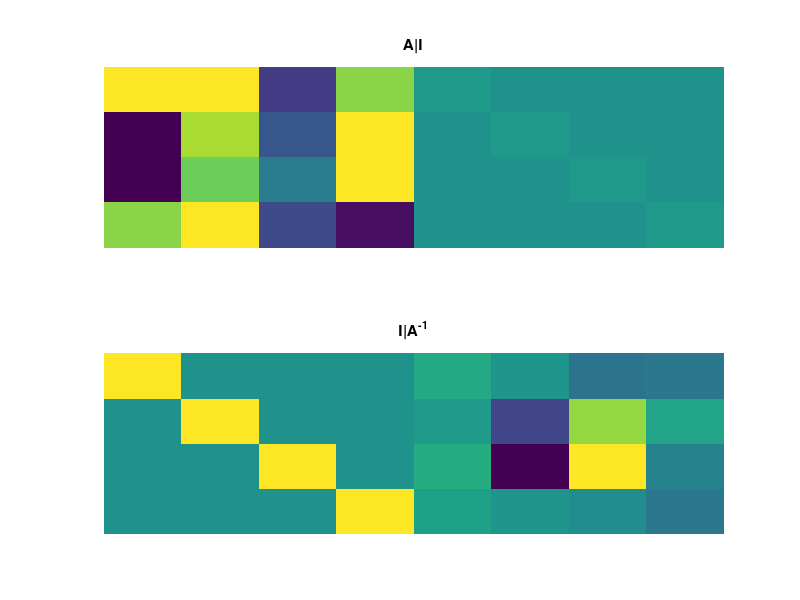
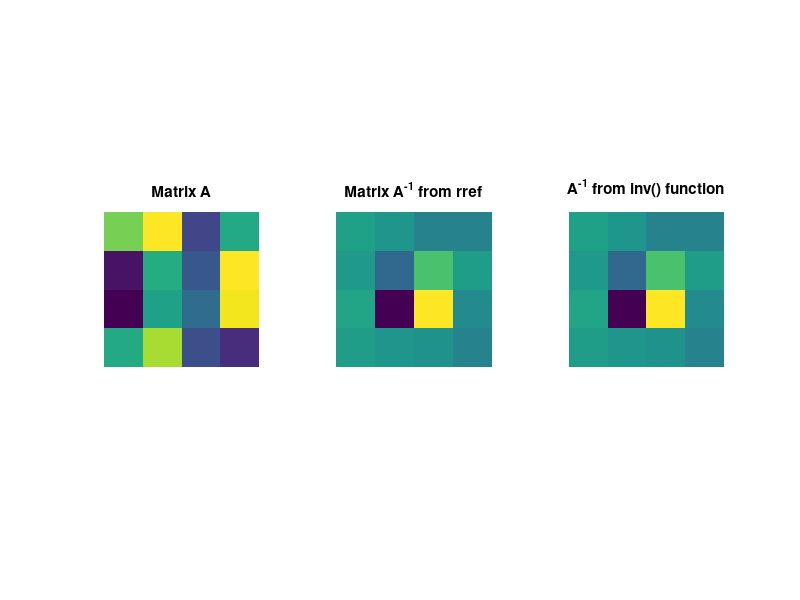

Write the MATLAB code that produced these figures, in order.
%%
%     COURSE: Linear algebra: theory and implementation
%    SECTION: Matrix inverse
%      VIDEO: Computing the inverse via row reduction
% Instructor: sincxpress.com
% Course url: https://www.udemy.com/course/linear-algebra-theory-and-implementation/?couponCode=202110
% 
%%

% matrix size
m = 4;

% random integers matrix
A = round( 10*randn(m) );

% augment A and identity
Aaug = [ A eye(m) ];
size(Aaug)

% rref
Asol = rref(Aaug);

Ainvrref = Asol(:,m+1:end);
Ainv = inv(A);


% show the augemented matrices
figure(2), clf
subplot(211), imagesc(Aaug)
title('A|I'), axis off
set(gca,'clim',[-1 1]*max(abs(Aaug(:)))*.5)

subplot(212), imagesc(Asol)
title('I|A^{-1}'), axis off
set(gca,'clim',[-1 1]*max(abs(Asol(:)))*.25)


% show the square matrices
figure(3), clf
subplot(131), imagesc(A)
title('Matrix A'), axis square, axis off

subplot(132), imagesc(Ainvrref)
title('Matrix A^{-1} from rref'), axis square, axis off

subplot(133), imagesc(Ainv)
title('A^{-1} from inv() function'), axis square, axis off

%% done.
